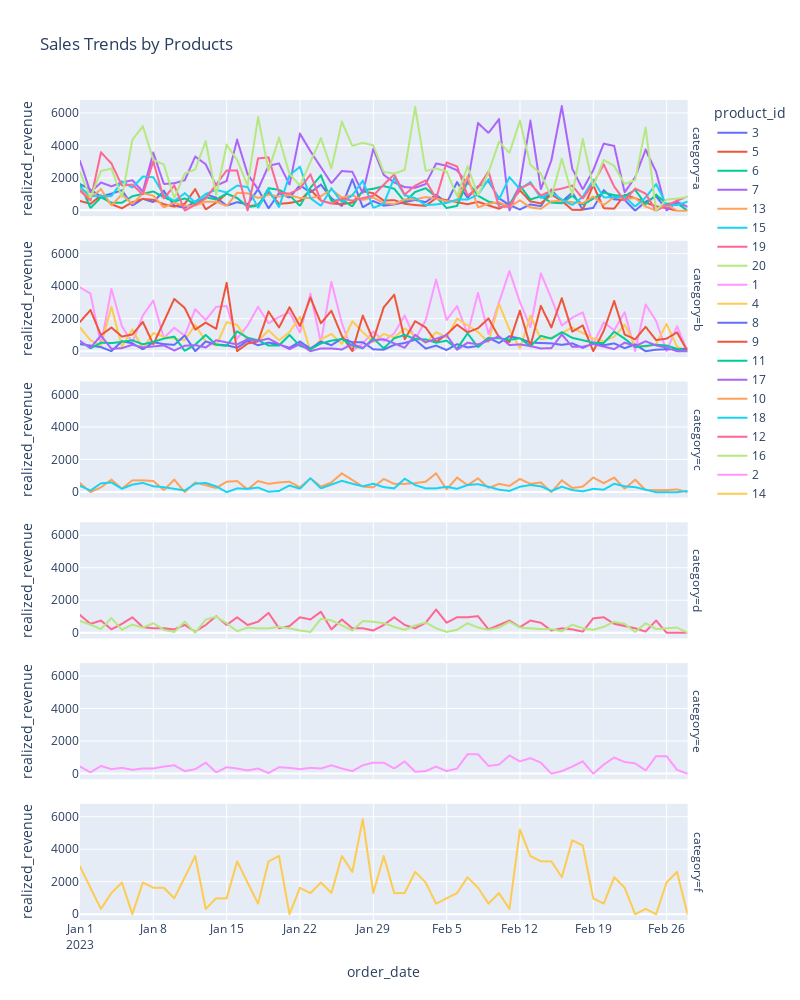

The notebook cell saved with this chart:
### Code cell
# 주문일에 따른 제품별 매출 트랜드 시각화
fig = px.line(
    sales_trends
    , x='order_date'
    , y='realized_revenue'
    , color='product_id'
    , facet_row = 'category'
    , height=1000, width=800
    , title='Sales Trends by Products'
)

fig.show()
